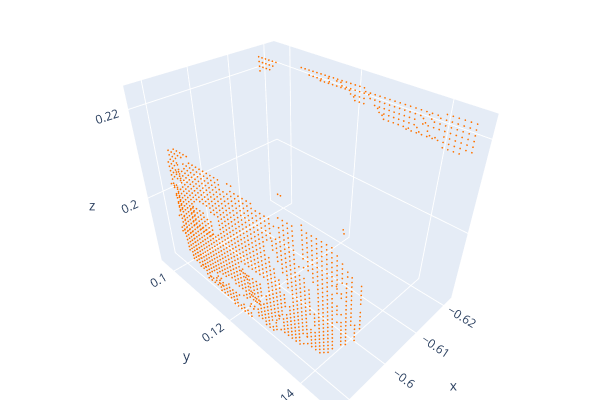

The notebook cell saved with this chart:
### Code cell
def transform_pcd_cam2base(pcd_cam, cam2base_json):
    """
    카메라 좌표계 PCD → 로봇 base 좌표계 PCD 변환
    
    Args:
        pcd_cam (o3d.geometry.PointCloud): 카메라 좌표계 PCD
        cam2base_json (str): cam2base.json 경로
    
    Returns:
        o3d.geometry.PointCloud: base 좌표계 PCD
    """
    # cam2base extrinsic 불러오기
    with open(cam2base_json, "r") as f:
        data = json.load(f)
    R_cam2base = np.array(data["R_cam2base"], dtype=np.float32)
    t_cam2base = np.array(data["t_cam2base"], dtype=np.float32).reshape(3,1)

    # cam → base 변환행렬 (4x4)
    T_cam2base = np.eye(4, dtype=np.float32)
    T_cam2base[:3,:3] = R_cam2base
    T_cam2base[:3, 3] = t_cam2base.flatten()

    # PCD 변환
    pcd_base = pcd_cam.transform(T_cam2base)
    return pcd_base

cam2base_path = "/home/ros/llm_robot/data/Calibration/Eye-to-Hand/cam2base_pgo.json"
pcd_base = transform_pcd_cam2base(pcd, cam2base_path)
base_pcd_color = [1.0, 0.45, 0.0]
pcd_base.paint_uniform_color(base_pcd_color) 
o3d.visualization.draw_plotly([pcd_base])

### Figure 1 — Plotly figure (JSON) as saved in the notebook; plotly's stock layout.template omitted (floating-point values rounded to 4 significant figures; data arrays with more than 128 entries replaced by an {"elided": "..."} marker saying what was removed)
{"data": [{"marker": {"color": {"elided": "1432x3 float values"}, "size": 1}, "mode": "markers", "type": "scatter3d", "x": {"elided": "1432 float values"}, "y": {"elided": "1432 float values"}, "z": {"elided": "1432 float values"}}], "layout": {"height": 400, "margin": {"b": 0, "l": 0, "r": 0, "t": 0}, "scene": {"camera": {"center": {"x": 0, "y": 0, "z": 0}, "up": {"x": 0, "y": 0, "z": 1}}}, "showlegend": false, "width": 600}}
